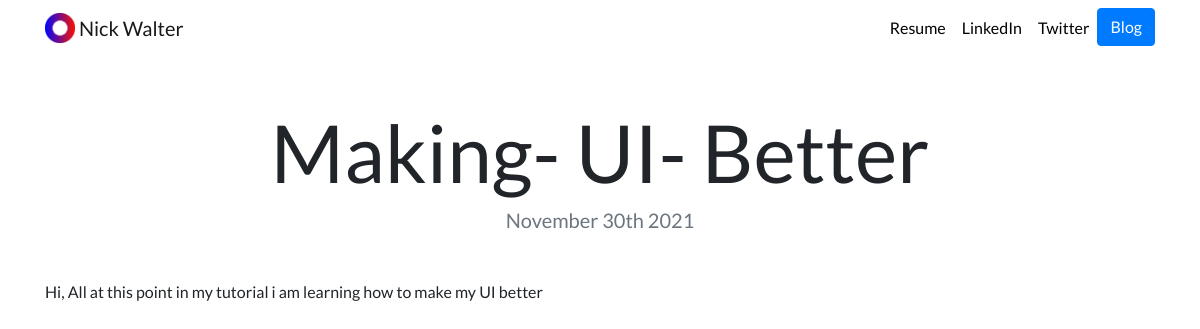
The app's page /blog/2/ with its own data.
### blog/models.py (models this page shows, shortened)
class Work(models.Model):
    title = models.CharField(max_length=100)
    date = models.DateField()
    description = models.TextField(max_length=250)

### blog/views.py (the view)
# urls.py: path('<int:blog_id>/', views.detail,name='detail'),
def detail(request,blog_id):
    blog = get_object_or_404(Work,pk=blog_id)
    return render(request,'blogs/detail.html',{'blog':blog})

### blog/templates/blogs/detail.html
{% extends "folio/base.html" %}
{% load static %}
{% block content %}
<h1 class="text-center mt-5" id="blogdetailtitle">{{ blog.title }}</h1>
<h5 class="text-center text-muted mb-5">{{ blog.date|date:'F jS Y' }}</h5>
{{ blog.description|safe }}
{% endblock %}

### folio/templates/folio/custom.css (style rules this page uses)
body { font-family: 'Lato', sans-serif; }
@media (min-width: 992px) { #blogdetailtitle { font-size: 5rem; } }

### records on screen
Work: title "Making- UI- Better", date "November 30th 2021", description "Hi, All at this point in my tutorial i am learning how to make my UI better"
